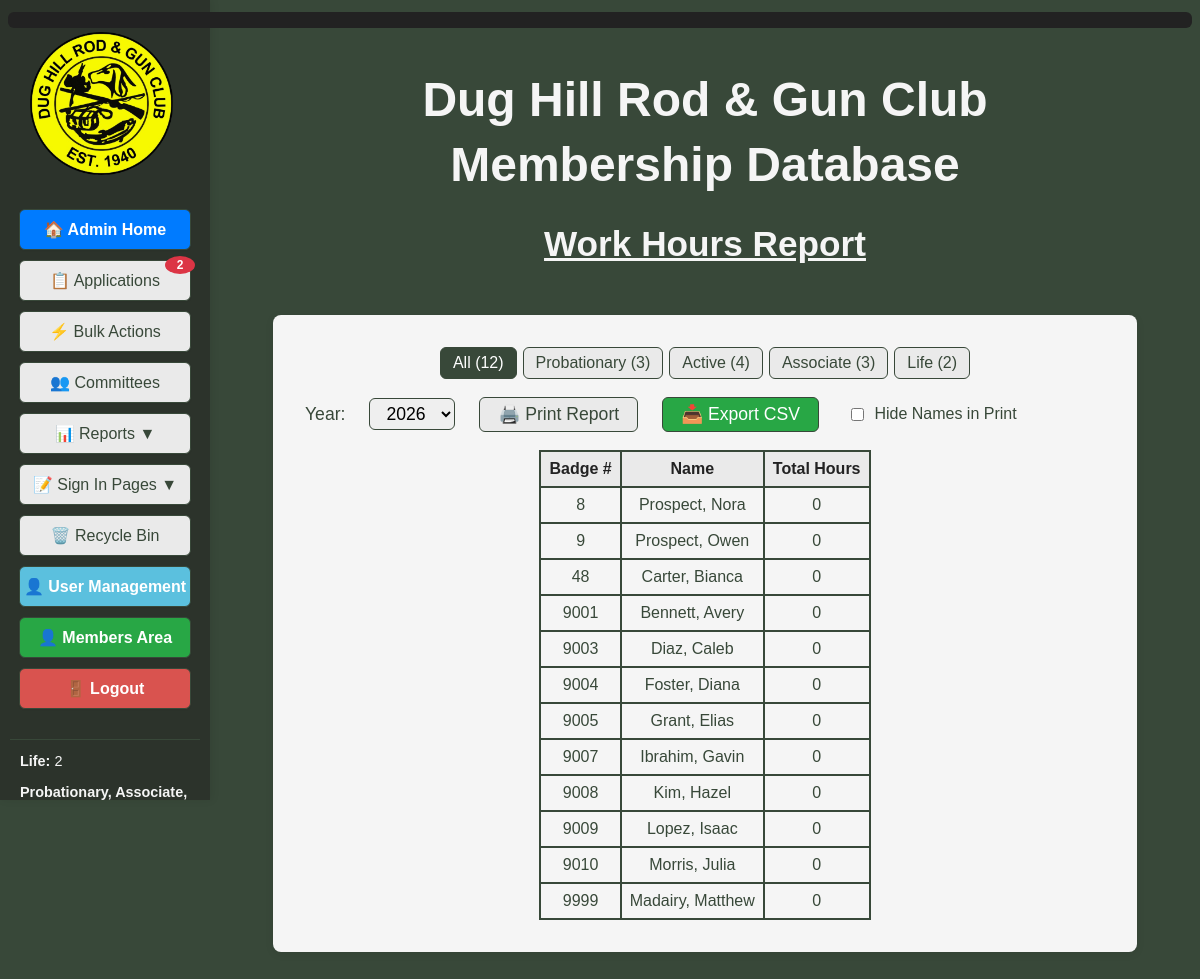
The page /work_hours_report (signed in) on the database its author committed.
### tables this page shows
CREATE TABLE members (
			id INTEGER PRIMARY KEY AUTOINCREMENT,
			badge_number TEXT,
			membership_type TEXT,
			first_name TEXT NOT NULL,
			middle_name TEXT,
			last_name TEXT NOT NULL,
			suffix TEXT,
			nickname TEXT,
			dob TEXT,
			email TEXT,
			email2 TEXT,
			phone TEXT,
			phone2 TEXT,
			address TEXT,
			city TEXT,
			state TEXT,
			zip TEXT,
			join_date TEXT,
			sponsor TEXT,
			card_internal TEXT,
			card_external TEXT,
			deleted INTEGER DEFAULT 0,
			deleted_on TEXT
		, member_notes TEXT, application_submitted TEXT, introduced_date TEXT, background_check_submitted TEXT, background_check_passed TEXT, qualifications TEXT, new_member_orientation_completed INTEGER DEFAULT 0, new_member_orientation_date TEXT);

### DH_DB_Webapp/app.py (the view)
@app.route('/work_hours_report')
@login_required
@admin_required
def work_hours_report():
	year = request.args.get('year')
	membership_type = request.args.get('membership_type', 'all').lower()
	if membership_type not in {'all', 'probationary', 'active', 'associate', 'life'}:
		membership_type = 'all'
	if year:
		start_date = f"{year}-01-01"
		end_date = f"{year}-12-31"
	else:
		now = datetime.datetime.now(TIMEZONE)
		year = str(now.year)
		start_date = f"{year}-01-01"
		end_date = f"{year}-12-31"
	work_hours = database.get_work_hours_report(
		start_date=start_date,
		end_date=end_date,
		membership_type=None if membership_type == 'all' else membership_type,
	)
	member_counts = {'all': 0, 'probationary': 0, 'active': 0, 'associate': 0, 'life': 0}
	for member in database.get_all_members():
		member_type = (member['membership_type'] or '').lower()
		if member_type in member_counts and member_type != 'all':
			member_counts[member_type] += 1
			member_counts['all'] += 1
	years = database.get_work_hours_years()
	if year not in years:
		years.insert(0, year)
	now = datetime.datetime.now(TIMEZONE)
	member_stats = get_member_stats()
	pending_applications = get_pending_application_count()
	return render_template('work_hours_report.html', work_hours=work_hours, years=years, selected_year=year, membership_type=membership_type, member_counts=member_counts, now=now, active_page='work_hours_report', member_stats=member_stats, pending_applications=pending_applications)

### DH_DB_Webapp/templates/work_hours_report.html (shortened to what this page needs)
<!DOCTYPE html>
<html>
<head>
</head>
<body style="background-color:#384839; font-family:Arial, Helvetica, sans-serif;">
        <div style="color:yellow; background:#222; font-size:1.1em; padding:8px 16px; margin:12px 0; border-radius:6px; z-index:9999; position:relative;">
        </div>
    <div style="display:flex; flex-direction:column; align-items:center;">
        <div style="position:fixed; top:0; left:0; height:100vh; width:210px; background-color:#2c332b; display:flex; flex-direction:column; align-items:center; padding-top:120px; padding-bottom:48px; box-sizing:border-box; z-index:100; box-shadow:2px 0 8px rgba(0,0,0,0.08); overflow-y:auto;">
            <img src="{{ url_for('static', filename='Main_Logo-removebg-preview.png') }}" alt="Main Logo" style="height:143px; margin-top:-88px; margin-left:-8px; margin-bottom:34px;">
            <a href="{{ url_for('admin_dashboard') }}" style="width:170px; display:inline-block; padding:10px 0; margin-bottom:10px; border-radius:6px; border:1px solid #384839; background-color:#007bff; color:#ffffff; text-decoration:none; font-weight:bold; font-size:1em; font-family:Arial, Helvetica, sans-serif; box-shadow:0 1px 2px rgba(0,0,0,0.04); text-align:center;">🏠 Admin Home</a>
            {% if current_user.is_admin_or_bdfl() %}
            <a href="{{ url_for('admin_applications') }}" class="{{ 'active-menu' if active_page == 'admin_applications' else '' }}" style="width:170px; display:inline-block; padding:10px 0; margin-bottom:10px; border-radius:6px; border:1px solid #384839; background-color:#eaeaea; color:#384839; text-decoration:none; font-weight:{{ 'bold' if active_page == 'admin_applications' else 'normal' }}; font-size:1em; font-family:Arial, Helvetica, sans-serif; box-shadow:0 1px 2px rgba(0,0,0,0.04); text-align:center; position:relative;">📋 Applications{% if pending_applications > 0 %}<span style="position:absolute; top:-5px; right:-5px; background-color:#dc3545; color:white; border-radius:50%; padding:2px 6px; font-size:0.75em; font-weight:bold; min-width:18px; text-align:center;">{{ pending_applications }}</span>{% endif %}</a>
            {% endif %}
            <a href="{{ url_for('bulk_actions') }}" class="{{ 'active-menu' if active_page == 'bulk_actions' else '' }}" style="width:170px; display:inline-block; padding:10px 0; margin-bottom:10px; border-radius:6px; border:1px solid #384839; background-color:#eaeaea; color:#384839; text-decoration:none; font-weight:{{ 'bold' if active_page == 'bulk_actions' else 'normal' }}; font-size:1em; font-family:Arial, Helvetica, sans-serif; box-shadow:0 1px 2px rgba(0,0,0,0.04); text-align:center;">⚡ Bulk Actions</a>
            <a href="{{ url_for('committees') }}" class="{{ 'active-menu' if active_page == 'committees' else '' }}" style="width:170px; display:inline-block; padding:10px 0; margin-bottom:10px; border-radius:6px; border:1px solid #384839; background-color:#eaeaea; color:#384839; text-decoration:none; font-weight:{{ 'bold' if active_page == 'committees' else 'normal' }}; font-size:1em; font-family:Arial, Helvetica, sans-serif; box-shadow:0 1px 2px rgba(0,0,0,0.04); text-align:center;">👥 Committees</a>
            <div class="menu-toggle" onclick="toggleSubmenu()" style="width:170px; display:inline-block; padding:10px 0; margin-bottom:10px; border-radius:6px; border:1px solid #384839; background-color:#eaeaea; color:#384839; text-decoration:none; font-weight:normal; font-size:1em; font-family:Arial, Helvetica, sans-serif; box-shadow:0 1px 2px rgba(0,0,0,0.04); text-align:center;">
                📊 Reports <span id="submenu-arrow">▼</span>
            </div>
            <div class="menu-toggle" onclick="toggleSignInSubmenu()" style="width:170px; display:inline-block; padding:10px 0; margin-bottom:10px; border-radius:6px; border:1px solid #384839; background-color:#eaeaea; color:#384839; text-decoration:none; font-weight:normal; font-size:1em; font-family:Arial, Helvetica, sans-serif; box-shadow:0 1px 2px rgba(0,0,0,0.04); text-align:center; cursor:pointer;">
                📝 Sign In Pages <span id="signin-submenu-arrow">▼</span>
            </div>
            <a href="{{ url_for('recycle_bin') }}" class="{{ 'active-menu' if active_page == 'recycle_bin' else '' }}" style="width:170px; display:inline-block; padding:10px 0; margin-bottom:10px; border-radius:6px; border:1px solid #384839; background-color:#eaeaea; color:#384839; text-decoration:none; font-weight:{{ 'bold' if active_page == 'recycle_bin' else 'normal' }}; font-size:1em; font-family:Arial, Helvetica, sans-serif; box-shadow:0 1px 2px rgba(0,0,0,0.04); text-align:center;">🗑️ Recycle Bin</a>
            {% if current_user.is_admin_or_bdfl() %}
            <a href="{{ url_for('admin_users') }}" class="{{ 'active-menu' if active_page == 'admin_users' else '' }}" style="width:170px; display:inline-block; padding:10px 0; margin-bottom:10px; border-radius:6px; border:1px solid #384839; background-color:{{ '#5bc0de' if active_page != 'admin_users' else 'rgb(255,255,0)' }}; color:{{ '#ffffff' if active_page != 'admin_users' else '#000000' }}; text-decoration:none; font-weight:bold; font-size:1em; font-family:Arial, Helvetica, sans-serif; box-shadow:0 1px 2px rgba(0,0,0,0.04); text-align:center; position:relative;">
                <span style="display: flex; align-items: center; width: 100%; justify-content: center; text-align: center;">
                    <span style="display:inline-block; vertical-align:middle;">👤 User Management</span>
                </span>
            </a>
            {% endif %}
            <a href="{{ url_for('member_dashboard') }}" style="width:170px; display:inline-block; padding:10px 0; margin-bottom:10px; border-radius:6px; border:1px solid #384839; background-color:#28a745; color:#ffffff; text-decoration:none; font-weight:bold; font-size:1em; font-family:Arial, Helvetica, sans-serif; box-shadow:0 1px 2px rgba(0,0,0,0.04); text-align:center;">👤 Members Area</a>
            <a href="{{ url_for('logout') }}" style="width:170px; display:inline-block; padding:10px 0; margin-bottom:10px; border-radius:6px; border:1px solid #384839; background-color:#d9534f; color:#ffffff; text-decoration:none; font-weight:bold; font-size:1em; font-family:Arial, Helvetica, sans-serif; box-shadow:0 1px 2px rgba(0,0,0,0.04); text-align:center;">🚪 Logout</a>
            <div style="width:170px; margin-top:20px; padding:10px; border-top:1px solid #384839;">
                <div style="color:#f5f5f5; font-size:0.9em; line-height:1.6; text-align:left;">
                    <div style="margin-bottom:8px;"><strong>Life:</strong> {{ member_stats.life_members }}</div>
                    <div style="margin-bottom:8px;"><strong>Probationary, Associate, & Active:</strong> {{ member_stats.voting_members }}</div>
                </div>
            </div>
        </div>
            </div>
        <div class="main-content" style="flex:1; margin-left:210px; display:flex; flex-direction:column; align-items:center;">
            <div style="display:flex; flex-direction:row; justify-content:center; margin-bottom:20px; width:100%;">
                <div style="text-align:center; width:100%;">
                    <h1 style="margin-bottom:0.2em; color:#f5f5f5; font-size:3em;">Dug Hill Rod & Gun Club</h1>
                    <h1 style="margin-top:0.2em; color:#f5f5f5; font-size:3em;">Membership Database</h1>
                    <h2 style="font-size:2.2em; margin-bottom:0.2em; margin-top:0; text-align:center; color:#f5f5f5; font-family:Arial, Helvetica, sans-serif; font-weight:bold; text-decoration:underline;">Work Hours Report</h2>
                </div>
            </div>
            <div style="background-color:#f5f5f5; border-radius:8px; padding:32px; min-width:400px; min-height:200px; box-shadow:0 2px 8px rgba(0,0,0,0.08); margin-bottom:40px; margin-top:24px; width:100%; max-width:800px;">
                <div role="group" aria-label="Membership type filter" style="display:flex; justify-content:center; flex-wrap:wrap; gap:6px; margin-bottom:18px;">
                    <a href="{{ url_for('work_hours_report', year=selected_year, membership_type='all') }}" style="padding:6px 12px; border:1px solid #384839; border-radius:6px; background-color:{{ '#384839' if membership_type == 'all' else '#eaeaea' }}; color:{{ '#fff' if membership_type == 'all' else '#384839' }}; text-decoration:none;">All ({{ member_counts['all'] }})</a>
                    <a href="{{ url_for('work_hours_report', year=selected_year, membership_type='probationary') }}" style="padding:6px 12px; border:1px solid #384839; border-radius:6px; background-color:{{ '#384839' if membership_type == 'probationary' else '#eaeaea' }}; color:{{ '#fff' if membership_type == 'probationary' else '#384839' }}; text-decoration:none;">Probationary ({{ member_counts['probationary'] }})</a>
                    <a href="{{ url_for('work_hours_report', year=selected_year, membership_type='active') }}" style="padding:6px 12px; border:1px solid #384839; border-radius:6px; background-color:{{ '#384839' if membership_type == 'active' else '#eaeaea' }}; color:{{ '#fff' if membership_type == 'active' else '#384839' }}; text-decoration:none;">Active ({{ member_counts['active'] }})</a>
                    <a href="{{ url_for('work_hours_report', year=selected_year, membership_type='associate') }}" style="padding:6px 12px; border:1px solid #384839; border-radius:6px; background-color:{{ '#384839' if membership_type == 'associate' else '#eaeaea' }}; color:{{ '#fff' if membership_type == 'associate' else '#384839' }}; text-decoration:none;">Associate ({{ member_counts['associate'] }})</a>
                    <a href="{{ url_for('work_hours_report', year=selected_year, membership_type='life') }}" style="padding:6px 12px; border:1px solid #384839; border-radius:6px; background-color:{{ '#384839' if membership_type == 'life' else '#eaeaea' }}; color:{{ '#fff' if membership_type == 'life' else '#384839' }}; text-decoration:none;">Life ({{ member_counts['life'] }})</a>
                </div>
                <form method="get" action="{{ url_for('work_hours_report') }}" style="margin-bottom:18px; display:inline-flex; align-items:center; gap:16px;">
                    <label for="year" style="font-size:1.1em; color:#384839; margin-right:8px;">Year:</label>
                    <select name="year" id="year" onchange="this.form.submit()" style="font-size:1.1em; padding:4px 12px; border-radius:6px; border:1px solid #384839;">
                        {% for y in years %}
                        {% if y != 'All' and y != 'all' %}
                        <option value="{{ y }}" {% if selected_year == y %}selected{% endif %}>{{ y }}</option>
                        {% endif %}
                        {% endfor %}
                    </select>
                    <button type="button" class="print-btn" onclick="printReport()" style="padding:6px 18px; font-size:1.1em; border-radius:6px; border:1px solid #384839; background-color:#eaeaea; color:#384839; cursor:pointer; margin-left:8px;">🖨️ Print Report</button>
                    <button type="button" class="print-btn" onclick="window.location.href='{{ url_for('work_hours_export_csv', year=selected_year, membership_type=membership_type) }}'" style="padding:6px 18px; font-size:1.1em; border-radius:6px; border:1px solid #384839; background-color:#28a745; color:#fff; cursor:pointer; margin-left:8px;">📥 Export CSV</button>
                    <label class="hide-names-label" style="font-size:1em; color:#384839; margin-left:12px;">
                        <input type="checkbox" id="hideNamesPrint" style="margin-right:6px; vertical-align:middle;" onclick="toggleHideNames()"> Hide Names in Print
                    </label>
                </form>
                <div style="display: flex; justify-content: center; align-items: center; width: 100%;">
                    <table id="workHoursTable" class="print-table" style="width:auto; max-width:700px; border-collapse:collapse; margin-left:auto; margin-right:auto;">
                        <thead>
                        <tr style="background:#eaeaea; color:#222;">
                            <th id="th0" style="padding:8px; border:2px solid #384839; cursor:pointer; text-align:center;" onclick="sortTable(0)">Badge # </th>
                            <th id="th1" class="name-col" style="padding:8px; border:2px solid #384839; cursor:pointer;" onclick="sortTable(1)">Name </th>
                            <th id="th2" style="padding:8px; border:2px solid #384839; cursor:pointer; text-align:center;" onclick="sortTable(2)">Total Hours </th>
                        </tr>
                        </thead>
                        <tbody id="workHoursBody">
                        {% for wh in work_hours %}
                        <tr data-member-id="{{ wh[4] }}" style="cursor:pointer;" onclick="window.location='{{ url_for('member_details', member_id=wh[4]) }}?tab=work_hours'">
                            <td style="padding:8px; border:2px solid #384839; text-align:center; color:#384839;">{{ wh[0] }}</td>
                            <td class="name-col" style="padding:8px; border:2px solid #384839; color:#384839;">{{ wh[2] }}, {{ wh[1] }}</td>
                            <td style="padding:8px; border:2px solid #384839; text-align:center; color:#384839;">{{ wh[3] }}</td>
                        </tr>
                        {% endfor %}
                        </tbody>
                    </table>
                </div>
            </div>
        </div>
</body>
</html>

### rows shown on the page
members: badge_number "8", last_name "Prospect", first_name "Nora", wh "0"
members: badge_number "9", last_name "Prospect", first_name "Owen", wh "0"
members: badge_number "48", last_name "Carter", first_name "Bianca", wh "0"
members: badge_number "9001", last_name "Bennett", first_name "Avery", wh "0"
members: badge_number "9003", last_name "Diaz", first_name "Caleb", wh "0"
members: badge_number "9004", last_name "Foster", first_name "Diana", wh "0"
members: badge_number "9005", last_name "Grant", first_name "Elias", wh "0"
members: badge_number "9007", last_name "Ibrahim", first_name "Gavin", wh "0"
members: badge_number "9008", last_name "Kim", first_name "Hazel", wh "0"
members: badge_number "9009", last_name "Lopez", first_name "Isaac", wh "0"
members: badge_number "9010", last_name "Morris", first_name "Julia", wh "0"
members: badge_number "9999", last_name "Madairy", first_name "Matthew", wh "0"

### other values the page prints
{{ pending_applications }} "2"
{{ member_stats.life_members }} "2"
{{ member_counts['all'] }} "12"
{{ member_counts['probationary'] }} "3"
{{ member_counts['active'] }} "4"
{{ member_counts['associate'] }} "3"
{{ member_counts['life'] }} "2"
form field year "2026"
